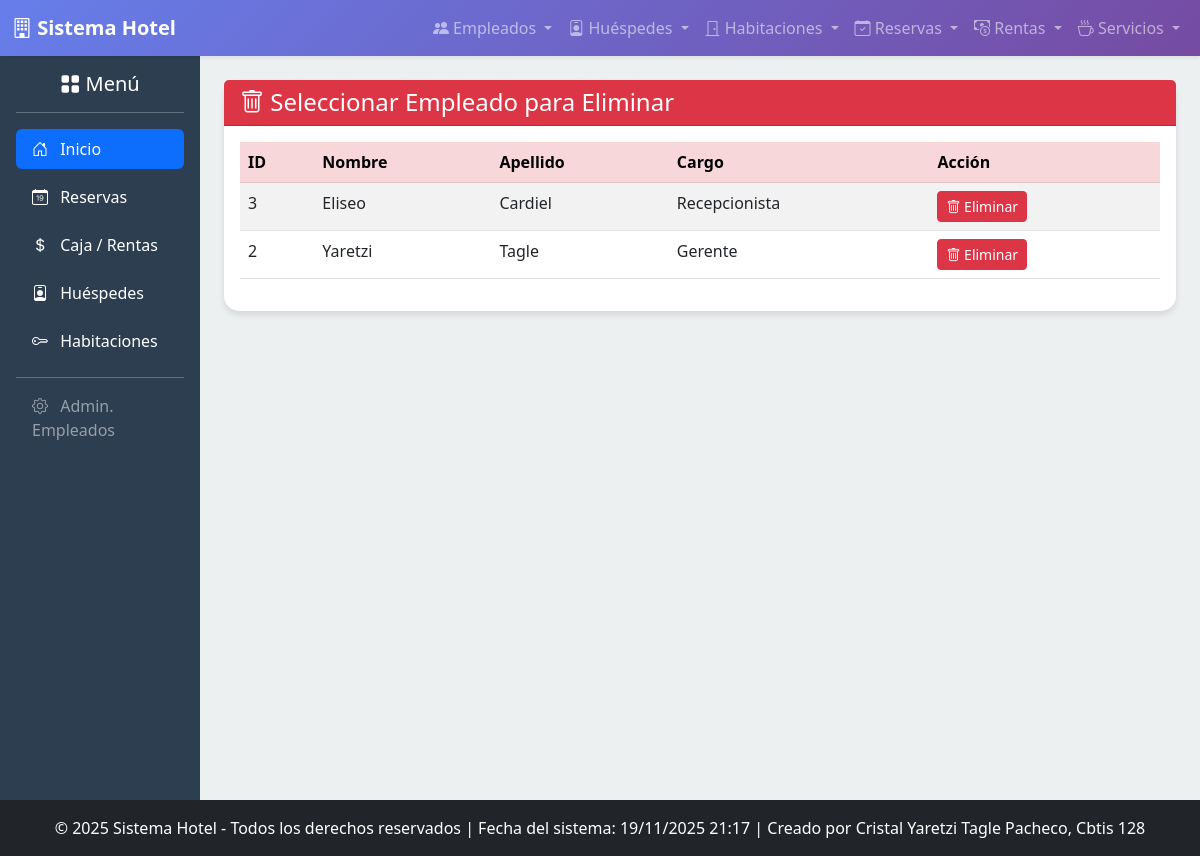
/empleados/borrar/, run on the app's committed database.
### app_Hotel/models.py (models this page shows, shortened)
class Empleado(models.Model):
    CARGOS = (
        ('GER', 'Gerente'),
        ('REC', 'Recepcionista'),
        ('LIM', 'Personal de Limpieza'),
        ('OTR', 'Otro'),
    )
    TURNOS = (
        ('MAN', 'Mañana'),
        ('TAR', 'Tarde'),
        ('NOCH', 'Noche'),
    )
    nombre = models.CharField(max_length=100)
    apellido = models.CharField(max_length=100)
    cargo = models.CharField(max_length=3, choices=CARGOS, default='OTR')
    fecha_contratacion = models.DateField()
    salario = models.DecimalField(max_digits=10, decimal_places=2)
    turno = models.CharField(max_length=4, choices=TURNOS)
    telefono = models.CharField(max_length=15, unique=True)
    class Meta:
        verbose_name_plural = "Empleados"
        ordering = ['apellido']

### app_Hotel/views.py (the view)
# urls.py: path('empleados/borrar/', views.borrar_empleados, name='borrar_empleados'),
def borrar_empleados(request):
    empleados = Empleado.objects.all()
    return render(request, 'empleados/borrar_empleados.html', {'empleados': empleados})

### app_Hotel/templates/empleados/borrar_empleados.html
{% extends 'base.html' %}
{% block content %}
<div class="row">
    <div class="col-12">
        <div class="card">
            <div class="card-header bg-danger text-white">
                <h4 class="mb-0"><i class="bi bi-trash"></i> Seleccionar Empleado para Eliminar</h4>
            </div>
            <div class="card-body">
                <div class="table-responsive">
                    <table class="table table-striped">
                        <thead class="table-danger">
                            <tr>
                                <th>ID</th>
                                <th>Nombre</th>
                                <th>Apellido</th>
                                <th>Cargo</th>
                                <th>Acción</th>
                            </tr>
                        </thead>
                        <tbody>
                            {% for empleado in empleados %}
                            <tr>
                                <td>{{ empleado.id }}</td>
                                <td>{{ empleado.nombre }}</td>
                                <td>{{ empleado.apellido }}</td>
                                <td>{{ empleado.get_cargo_display }}</td>
                                <td>
                                    <a href="{% url 'realizar_borrado_empleados' empleado.id %}" class="btn btn-danger btn-sm">
                                        <i class="bi bi-trash"></i> Eliminar
                                    </a>
                                </td>
                            </tr>
                            {% empty %}
                            <tr>
                                <td colspan="5" class="text-center">No hay empleados registrados</td>
                            </tr>
                            {% endfor %}
                        </tbody>
                    </table>
                </div>
            </div>
        </div>
    </div>
</div>
{% endblock %}

### app_Hotel/templates/base.html (style rules this page uses)
body { background-color: #f8f9fa; font-family: 'Segoe UI', Tahoma, Geneva, Verdana, sans-serif; }
.card { border: none; border-radius: 15px; box-shadow: 0 4px 6px rgba(0,0,0,0.1); transition: transform 0.3s ease; }

### data on the page
Empleado: id "3", nombre "Eliseo", apellido "Cardiel", cargo "Recepcionista"
Empleado: id "2", nombre "Yaretzi", apellido "Tagle", cargo "Gerente"
